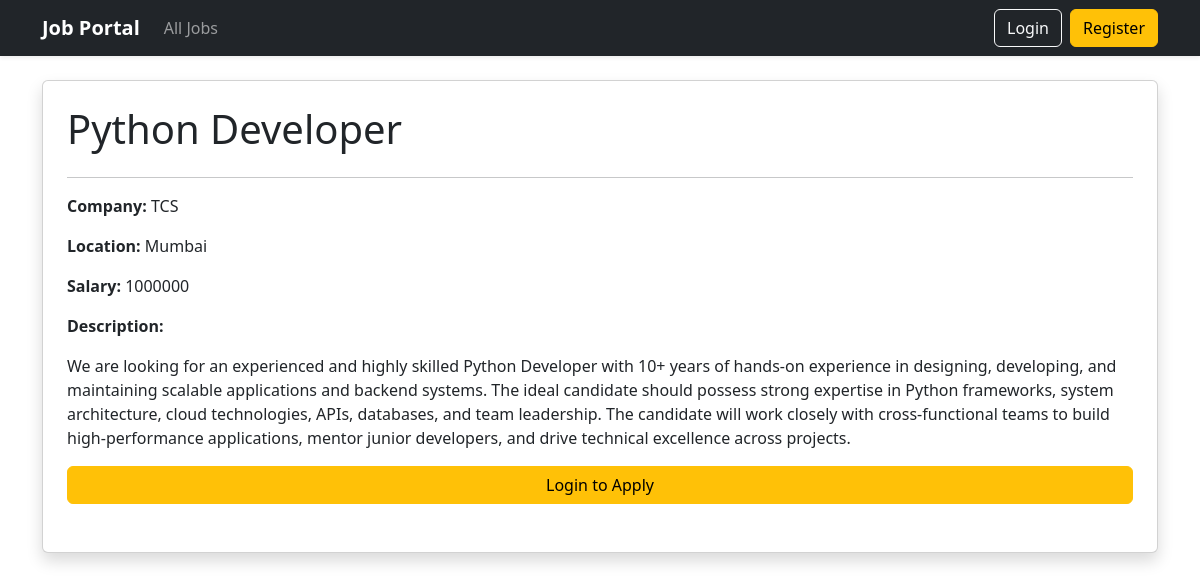
Page /jobs/1/ on the committed database.
### jobs/models.py (models this page shows, shortened)
class Job(models.Model):
    posted_by = models.ForeignKey(
        User, on_delete=models.CASCADE, related_name="posted_jobs", null=True
    )
    title = models.CharField(max_length=200)
    company_name = models.CharField(max_length=200)
    location = models.CharField(max_length=200)
    salary = models.CharField(max_length=100)
    description = models.TextField()
    saved_by = models.ManyToManyField(User, related_name="saved_jobs", blank=True)
    created_at = models.DateTimeField(auto_now_add=True)

### jobs/views.py (the view)
# urls.py: path("<int:pk>/", views.JobDetailView.as_view(), name="job_detail"),
class JobDetailView(DetailView):
    model = Job
    template_name = "jobs/job_detail.html"
    context_object_name = "job"
    def get_context_data(self, **kwargs):
        context = super().get_context_data(**kwargs)
        job = self.get_object()
        user_application_exists = False
        if self.request.user.is_authenticated:
            user_application_exists = Application.objects.filter(
                user=self.request.user, job=job
            ).exists()
        context["user_application_exists"] = user_application_exists
        return context

### jobs/templates/jobs/job_detail.html (shortened to what this page needs)
{% extends "base.html" %}
{% block content %}
<div class="card shadow p-4">
    <h1>{{ job.title }}</h1>
    <hr>
    <p>
        <strong>Company:</strong>
        {{ job.company_name }}
    </p>
    <p>
        <strong>Location:</strong>
        {{ job.location }}
    </p>
    <p>
        <strong>Salary:</strong>
        {{ job.salary }}
    </p>
    <p>
        <strong>Description:</strong>
    </p>
    <p>
        {{ job.description }}
    </p>
{% if user.profile.role != "recruiter" %}
    {% if user.is_authenticated  %}
        {% if user_application_exists %}
            <button class="btn btn-success" disabled>
                Already Applied
            </button>
        {% else %}
            <a href="{% url 'apply_job' job.id %}"
            class="btn btn-primary">
                Apply Now
            </a>
        {% endif %}
    {% else %}
        <a href="{% url 'login' %}"
        class="btn btn-warning">
            Login to Apply
        </a>
    {% endif %}
        <br>
{% endif %}
</div>
{% endblock %}

### rows in the picture
Job: title "Python Developer", company_name "TCS", location "Mumbai", salary "1000000", description "We are looking for an experienced and highly skilled Python Developer with 10+ years of hands-on experience in designing, developing, and maintaining scalable applications and backend systems. The ideal candidate should possess strong expertise in Python frameworks, system architecture, cloud technologies, APIs, databases, and team leadership. The candidate will work closely with cross-functional teams to build high-performance applications, mentor junior developers, and drive technical excellence across projects."
